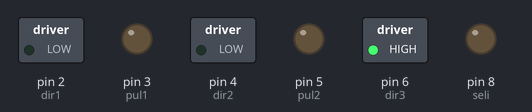
The sketch below on a simulated Arduino Uno, built with avr-gcc and run on an emulated ATmega328P. Shown: switched loads named in the sketch (green lamp = pin HIGH), output pins drawn as LEDs (lit = HIGH). Pins used as bus, display or sensor lines are not drawn.

Above: at 8.8 s.
At 26.5 s:
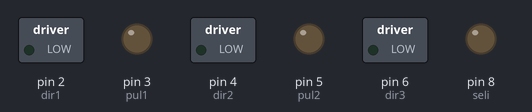
Timing chart, 0 to 46.1 s (numbered marks = the images above):
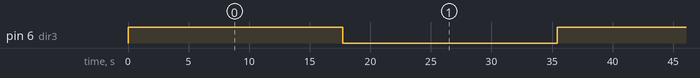

The sketch:

eeee.ino
```cpp
#define dir1 2  //x
#define pul1 3
#define dir2 4  //y
#define pul2 5
#define dir3 6  //z
#define pul3 7

#define seli 8
#define Flowsensor 10


int i;
int j;
long k;
int motorSpeed = 100;////////////หน่วงแบบไมโครวินาที

int X;
int Y;
float TIME = 0;
float FREQUENCY = 0;
float WATER = 0;
float TOTAL = 0;
float LS = 0;
  int n2 = 1;
  int n1 = 16;////////
  long stepsX = 17000;//////////1700
  long stepsY = 1600*5;//////////1600
  long stepsZ = 80000;//////////8000

void setup()
{
  pinMode(dir1,OUTPUT);
  pinMode(pul1,OUTPUT);
  pinMode(dir2,OUTPUT);
  pinMode(pul2,OUTPUT);
  pinMode(dir3,OUTPUT);
  pinMode(pul3,OUTPUT);
  pinMode(seli,OUTPUT);

  pinMode(Flowsensor,INPUT_PULLUP);
  Serial.begin(9600);
}

void loop()
{
    m(3,1,stepsZ);
    delay(1000);
    m(3,0,stepsZ);
    delay(1000);
}
void m(int motor,int dir,long pul)
{
  if(motor==1)
  {
    digitalWrite(dir1,dir);
    for(k=0;k<=pul;k++)
    {
      digitalWrite(pul1,HIGH);
      delayMicroseconds(motorSpeed);
      digitalWrite(pul1,LOW);
      delayMicroseconds(motorSpeed);
    }
  }
  else if(motor==2)
  {
    digitalWrite(dir2,dir);
    for(k=0;k<=pul;k++)
    {
      digitalWrite(pul2,HIGH);
      delayMicroseconds(motorSpeed);
      digitalWrite(pul2,LOW);
      delayMicroseconds(motorSpeed);
    }
  }
  else
  {
    digitalWrite(dir3,dir);
    for(k=0;k<=pul;k++)
    {
      digitalWrite(pul3,HIGH);
      delayMicroseconds(motorSpeed);
      digitalWrite(pul3,LOW);
      delayMicroseconds(motorSpeed);
    }
  }
}
void water()
{
  delay(1500);
  float humi_G=analogRead(A0);
  humi_G=humi_G*100/1023;
  if(humi_G<50)
  {
    m(3,1,stepsZ);
    digitalWrite(seli,HIGH);
    flow();
    digitalWrite(seli,LOW);
    delay(500);
  }else{
    m(3,1,stepsZ);
  }

}
void flow()
{
  while(1)
  {
    X = pulseIn(Flowsensor, HIGH);
    Y = pulseIn(Flowsensor, LOW);
    TIME = X + Y;//อันนี้คือได้ค่า 1 คาบเวลา
    FREQUENCY = 1000000/TIME;//หาความถี่ตามสูตร 1/T 1ก็คือ1วินาที หรือ1,000,000ไมโครวินาที
    WATER = FREQUENCY/7.5; //ปริมาณน้ำ 1 นาที
    LS = WATER/60; //ทำเป็นวินาทีจากนาที
    if(FREQUENCY >= 0)
    {
      if(isinf(FREQUENCY))
      {
        Serial.println(TOTAL);
        Serial.println("Not Flowing!");
      }
      else
      {
        Serial.println("Flowing!");
        TOTAL = TOTAL + LS;
        Serial.println(WATER);
        Serial.println(TOTAL);
      }
    }
    if(TOTAL==0.3)
    {
      TOTAL=0;
      break;
    }
  }
}
```

Measured:
- by itself, pin 6 (dir3): alternates HIGH for 17.7 s and LOW for 17.7 s
